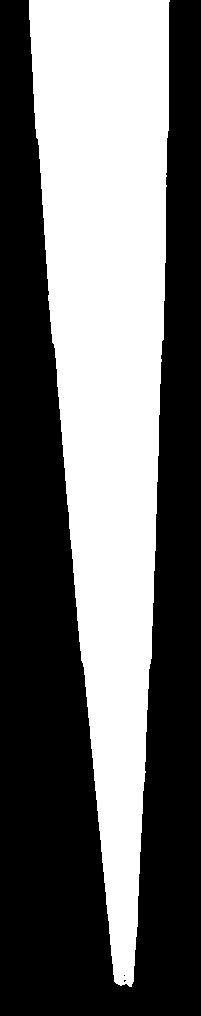
#> input picture FYP_107_liquid_level-main_Janice_1912022/mask1.png, 201 x 1016 px
$ python image_processing.py
#> lines starting #> are read from the running program, lines starting #| are printed output that depends on the picture; after the words box and inside, x2 and y2 are one past the last pixel; in counts of white or black regions, pixels touching at a corner belong together; long printed decimals are rounded; pictures that were not available may be replaced by others from this repository, and a replacement may not be noted
import cv2 as cv
import numpy as np
import matplotlib.pyplot as plt
import argparse

#Download the videos and create a directory called sample_videos
cap = cv.VideoCapture('Video-2020_1008_185556-1.2_with_liquid.mp4')

#read the pippette mask
template = cv.imread("mask1.png")
#> template is the input picture: shape (1016, 201, 3); 42.1% white; 1 white region, box (x1, y1, x2, y2) and area: (29, 0, 170, 987) 86052
template = cv.cvtColor(template, cv.COLOR_BGR2GRAY)

#TODO Get clean threshhold and contour of pipette for contourmatching


#TODO Get shape matching to work ie focus the computation on the pipette area
def normalize_filled(img):
    cnt, heir= cv.findContours(img.copy(), cv.RETR_EXTERNAL, cv.CHAIN_APPROX_NONE)
    # fill shape
    cv.fillPoly(img, pts=cnt, color=(255,255,255))
    bounding_rect = cv.boundingRect(cnt[0])
    img_cropped_bounding_rect = img[bounding_rect[1]:bounding_rect[1] + bounding_rect[3], bounding_rect[0]:bounding_rect[0] + bounding_rect[2]]
    # resize all to same size
    img_resized = cv.resize(img_cropped_bounding_rect, (300, 300))
    return img_resized

def measure_liquid_level():

    while cap.isOpened():
        ret, frame = cap.read()
        # if frame is read correctly ret is True
        if not ret:
            print("Can't receive frame (stream end?). Exiting ...")
            break
        #kernel for noise reduction
        morph_dilate_kernel_size = (7, 7)
        morph_rect_kernel_size = (6, 1)

        return_image = cv.cvtColor(frame, cv.COLOR_BGR2GRAY)

        # apply histogram equalization
        clahe = cv.createCLAHE(clipLimit=2.0, tileGridSize=(8, 8))
        return_image = clahe.apply(return_image)

        #return_image = cv.adaptiveThreshold(return_image,255,cv.ADAPTIVE_THRESH_MEAN_C,\
            #cv.THRESH_BINARY,21,10)
##        ret,return_image = cv.threshold(return_image,0,255,cv.THRESH_BINARY+cv.THRESH_OTSU)
        #return_image = cv.adaptiveThreshold(return_image,255,cv.ADAPTIVE_THRESH_GAUSSIAN_C,\cv.THRESH_BINARY,11,2)

                ##Adaptive Threshold
        thresh = cv.adaptiveThreshold(return_image, 255, cv.ADAPTIVE_THRESH_GAUSSIAN_C, cv.THRESH_BINARY_INV, 21, 4)

        #find canny edges
        canny_threshold_1, canny_threshold_2 = find_parameters_for_canny_edge(return_image)
        return_image = cv.Canny(return_image, canny_threshold_1, canny_threshold_2)

##        #highlight foreground
##        masked = cv.bitwise_and(frame, frame, mask=return_image)
##        cv.imshow("Output", masked)
##        cv.waitKey(0)


        contours, hierarchy = cv.findContours(return_image, cv.RETR_TREE, cv.CHAIN_APPROX_SIMPLE)

        # return_image = cv.morphologyEx(return_image, cv.MORPH_DILATE, morph_dilate_kernel_size)
        # # create a horizontal structural element;
        # horizontal_structure = cv.getStructuringElement(cv.MORPH_RECT, morph_rect_kernel_size)
        # # to the edges, apply morphological opening operation to remove vertical lines from the contour image
        # return_image = cv.morphologyEx(return_image, cv.MORPH_OPEN, horizontal_structure)
        cont = contours[0]
        # [6 lines of commented-out code are left out]
        print(len(contours))
        return_image = cv.drawContours(return_image, cont, -1, (255,0,0), 3)

        imgs = [template,return_image]
        imgs = [normalize_filled(i) for i in imgs]

        for i in range(2, 3):
            plt.subplot(2, 3, i), plt.imshow(imgs[i - 1], cmap='gray')
            print(cv.matchShapes(imgs[0], imgs[i - 1], 1, 0.0))

        cv.imshow('frame', return_image)
        if cv.waitKey(1) == ord('q'):
            break
    cap.release()
    cv.destroyAllWindows()

def find_parameters_for_canny_edge(image, sigma=0.33):
    # compute the median of the single channel pixel intensities
    median = np.median(image)
    # find bounds for Canny edge detection using the computed median
    lower = int(max(0, (1.0 - sigma) * median))
    upper = int(min(255, (1.0 + sigma) * median))
    return lower, upper


if __name__ == '__main__':
    measure_liquid_level()
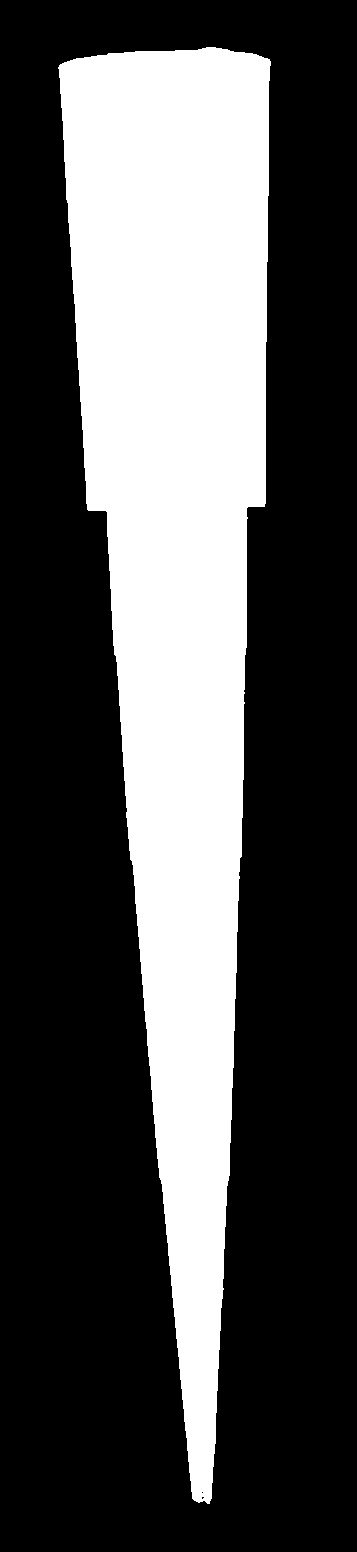
#> input picture FYP_107_liquid_level-main_Janice_1912022/image_thres1.jpg, 357 x 1552 px, given in place of Video-2020_1008_185556-1.2_with_liquid.mp4, which was not available
#> in measure_liquid_level, frame is the input picture: shape (1552, 357, 3); min 0, max 255, mean 81
#> in measure_liquid_level, `thresh = cv.adaptiveThreshold(return_image, 255, cv.ADAPTIVE_THRESH_GA..`:
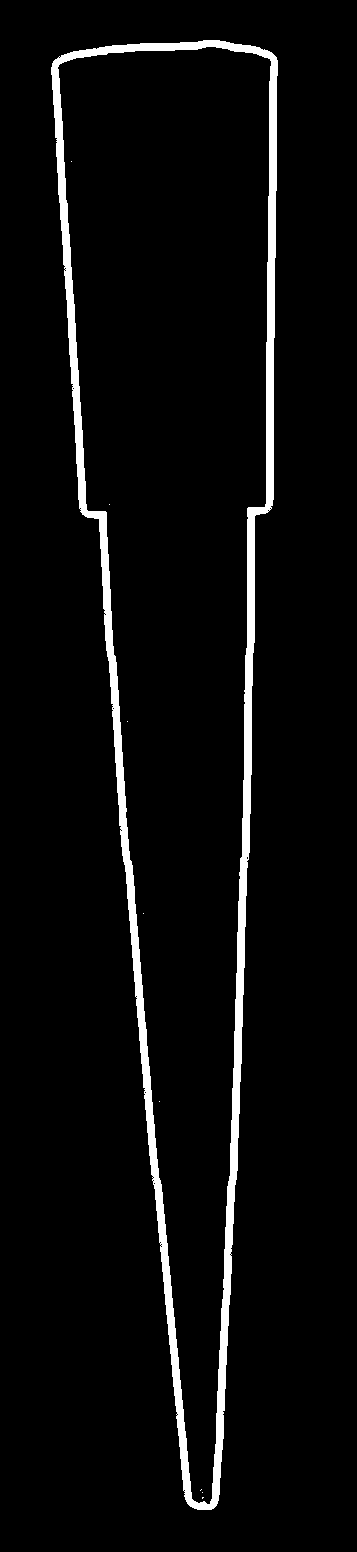
#> thresh: shape (1552, 357); 4.4% white; 9 white regions (8 under 20 px), largest, box (x1, y1, x2, y2) and area: (51, 40, 278, 1510) 24562
#> in find_parameters_for_canny_edge, `median = np.median(image)`: median = 3
#> in find_parameters_for_canny_edge, `lower = int(max(0, (1.0 - sigma) * median))`: lower = 2
#> in find_parameters_for_canny_edge, `upper = int(min(255, (1.0 + sigma) * median))`: upper = 3
#> in measure_liquid_level, `canny_threshold_1, canny_threshold_2 = find_parameters_for_canny_edge(..`: canny_threshold_1 = 2; canny_threshold_2 = 3
#> in measure_liquid_level, `return_image = cv.Canny(return_image, canny_threshold_1, canny_thresho..`:
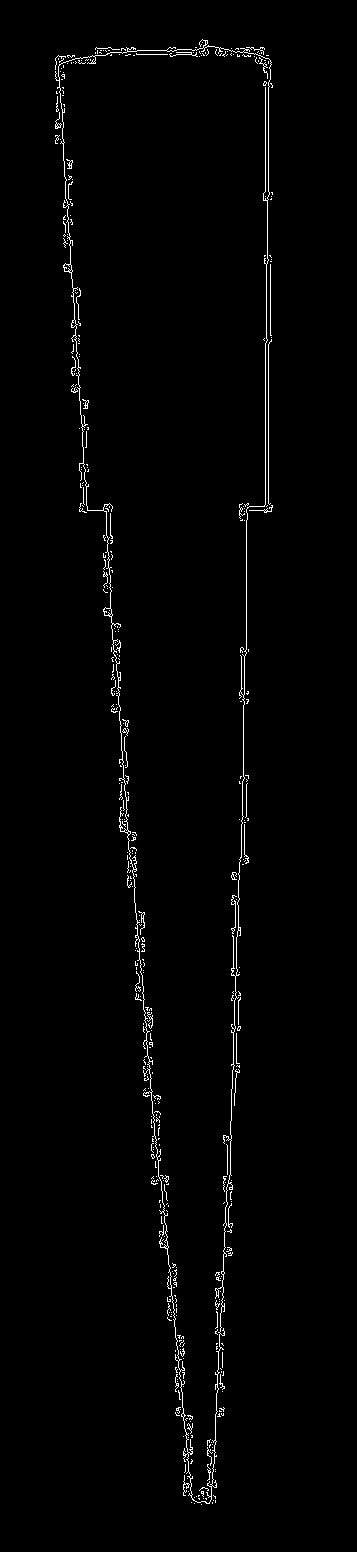
#> return_image: shape (1552, 357); 1.4% white in thin lines or dots, all inside (x1, y1, x2, y2) = (55, 39, 273, 1505)
#> in measure_liquid_level, `contours, hierarchy = cv.findContours(return_image, cv.RETR_TREE, cv.C..`: contours = 507 contours, 500 with area under 20; largest, box (x1, y1, x2, y2) and area: (55, 39, 272, 1504) 176094, (58, 46, 272, 1504) 175694, (103, 607, 112, 616) 44, (63, 263, 72, 272) 43, (71, 319, 77, 328) 23, (55, 112, 62, 129) 21, (66, 159, 73, 169) 20
#> in measure_liquid_level, `cont = contours[0]`: cont = [[201, 1504]]
#| 507
#> in measure_liquid_level, `return_image = cv.drawContours(return_image, cont, -1, (255,0,0), 3)`: return_image: shape (1552, 357); 1.4% white in thin lines or dots, all inside (x1, y1, x2, y2) = (55, 39, 273, 1507)
#> in normalize_filled, `cv.fillPoly(img, pts=cnt, color=(255,255,255))`: img: shape (1016, 201); 42.1% white; 1 white region, box (x1, y1, x2, y2) and area: (29, 0, 170, 987) 86056
#> in normalize_filled, `img_resized = cv.resize(img_cropped_bounding_rect, (300, 300))`:
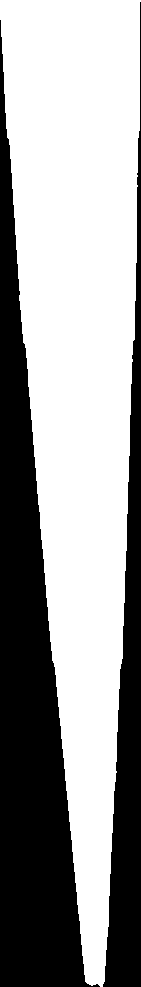
#> img_cropped_bounding_rect: shape (987, 141); 61.8% white; 2 black regions
#> in normalize_filled (call 2), `cv.fillPoly(img, pts=cnt, color=(255,255,255))`:
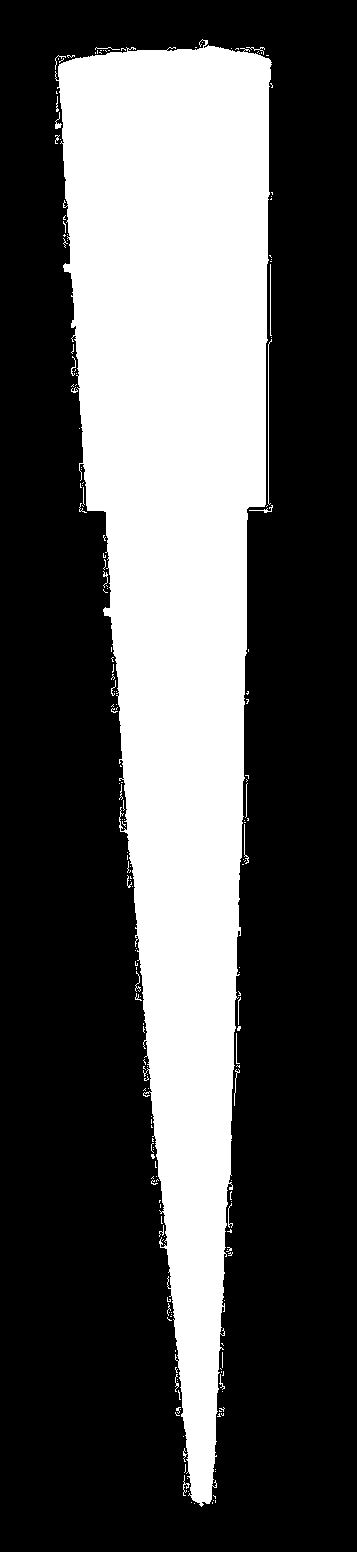
#> img: shape (1552, 357); 32.5% white; 202 white regions (175 under 20 px), largest, box (x1, y1, x2, y2) and area: (55, 39, 272, 1507) 178061, (268, 339, 272, 505) 168, (270, 264, 272, 336) 73
#> in measure_liquid_level, `imgs = [normalize_filled(i) for i in imgs]`: imgs = 2 items
#> the loop in measure_liquid_level, `for i in range(2, 3):` made 1 pass
#| 0.00527
#> (key q is pressed here)
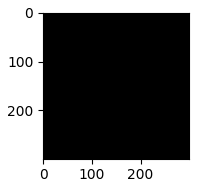
#> figure drawn by matplotlib, 1 panel
